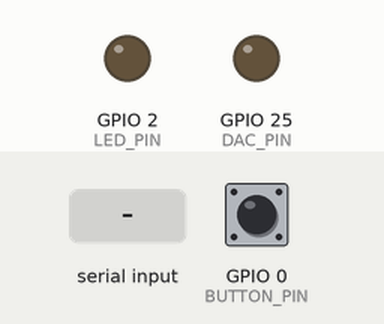
This sketch was run on a simulated ESP32. Parts: output pins drawn as LEDs (lit = HIGH). The inputs (shaded band) are chosen by the test bench; at power-on: GPIO 0 (BUTTON_PIN) HIGH. What the sketch prints to the serial monitor is not drawn.

Above: at 0.0 s.
At 0.8 s:
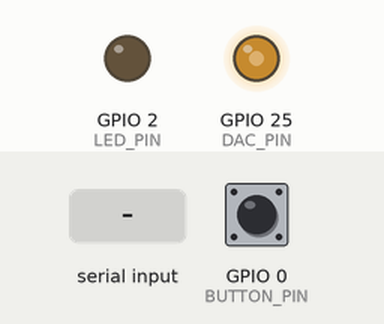
At 1.3 s:
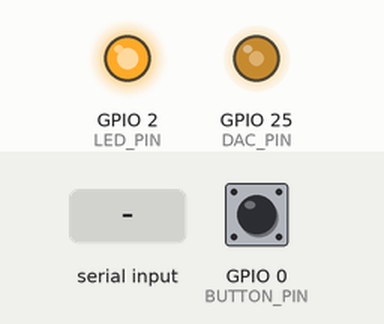
Timing chart, 0 to 2.6 s (numbered marks = the images above; inputs shaded):
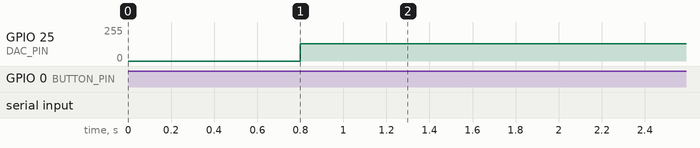

The sketch:

ESP32_HW104_Audio.ino
```cpp
/*
 * ==============================================================================
 *  ESP32 + PAM8403 (HW-104) Audio Player Test - Crystal Clear Voice
 *  Speech: "Hello Rishi, main hoon aap ki AI agent"
 * ==============================================================================
 *  ⚠️ NOTE FOR USER:
 *  This sketch is ONLY a standalone audio test for PAM8403 amplifier wiring.
 *  For the FULL SAHYOG AI Assistant (WiFi + MQTT + OLED + Touch + Web Sync),
 *  open and flash: esp32/SAHYOG_ESP32/SAHYOG_ESP32.ino !
 * ==============================================================================
 *
 *  WHY WAS THE VOICE "TEARING"?
 *  -------------------------------------------------------------
 *  1. PAM8403 has 16x (24dB) hardware gain! ESP32 DAC outputs 3.3V peak-to-peak.
 *     Feeding 3.3V into a 16x amplifier over-drives it by 10x, causing massive
 *     rail-clipping (the harsh "tearing" / buzzing sound).
 *  2. Upgraded sample rate from 8kHz to 16kHz for natural, smooth voice.
 *  3. Added software attenuation (default 25%) so PAM8403 gets clean ~0.8Vpp.
 *  4. Drift-free 64-bit timing eliminates stutter and timing jitter.
 *
 *  HARDWARE CONNECTIONS:
 *  -------------------------------------------------------------
 *  ESP32 Pin               PAM8403 Pin
 *  -------------------------------------------------------------
 *  GPIO 25 (DAC1)   -----> L or R (Audio Input)
 *  GND              -----> ⏚ (Audio GND & Power GND)
 *  5V (VIN)         -----> +5V / VCC
 *
 *  Speaker:
 *  L+ and L-        -----> Speaker terminals (4Ω or 8Ω)
 *  (Do NOT connect speaker - to GND!)
 *  -------------------------------------------------------------
 *
 *  LIVE VOLUME CONTROLS (via Serial Monitor at 115200 baud):
 *  - Type '+' to increase volume
 *  - Type '-' to decrease volume
 *  - Type a number 1-100 to set volume directly (e.g. "30")
 *  - Press SPACE or BOOT button (GPIO 0) to replay immediately
 * ==============================================================================
 */

#include <Arduino.h>
#include "audio_data.h"

// ─── Pin Configuration ───────────────────────────────────────
#define DAC_PIN           25   // Built-in DAC Channel 1 (GPIO 25)
#define BUTTON_PIN        0    // BOOT button on ESP32 (active LOW)
#define LED_PIN           2    // Built-in LED

// ─── Volume Configuration ────────────────────────────────────
// 20% to 35% is the sweet spot for PAM8403 to prevent input clipping!
// Range: 1 to 100 (%)
int currentVolume = 28;

// ─── Soft-Ramp Helper ────────────────────────────────────────
// Smoothly ramps DAC to target value to avoid amplifier 'thump'
void dacRamp(uint8_t fromVal, uint8_t toVal, uint16_t stepDelayUs = 120) {
  if (fromVal < toVal) {
    for (int v = fromVal; v <= toVal; v++) {
      dacWrite(DAC_PIN, (uint8_t)v);
      delayMicroseconds(stepDelayUs);
    }
  } else {
    for (int v = fromVal; v >= toVal; v--) {
      dacWrite(DAC_PIN, (uint8_t)v);
      delayMicroseconds(stepDelayUs);
    }
  }
}

// ─── Audio Playback Function ─────────────────────────────────
void playAudio() {
  Serial.printf("\n🔊 [PLAYING] Volume: %d%% | Rate: %d Hz | Samples: %d\n",
                currentVolume, AUDIO_SAMPLE_RATE, AUDIO_SAMPLE_COUNT);
  digitalWrite(LED_PIN, HIGH);

  // Read first sample and apply volume scaling
  uint8_t first_raw = pgm_read_byte(&(audio_data[0]));
  int16_t first_centered = (int16_t)first_raw - 128;
  uint8_t first_sample = 128 + ((first_centered * currentVolume) / 100);

  // Soft ramp-up from silence (128)
  dacRamp(128, first_sample, 80);

  // Precise 64-bit timing anchor to prevent cumulative drift
  uint64_t startTimeUs = esp_timer_get_time();

  for (uint32_t i = 0; i < AUDIO_SAMPLE_COUNT; i++) {
    // Read raw 8-bit sample from flash
    uint8_t raw = pgm_read_byte(&(audio_data[i]));

    // Scale audio around 128 (audio zero point)
    // This reduces the 3.3V swing down to a clean signal that doesn't clip PAM8403
    int16_t centered = (int16_t)raw - 128;
    int16_t scaled = 128 + ((centered * currentVolume) / 100);
    uint8_t output = (uint8_t)constrain(scaled, 0, 255);

    // Output to DAC pin
    dacWrite(DAC_PIN, output);

    // Calculate exact microsecond timestamp for the next sample
    // Formula: startTime + (sample_index * 1,000,000 / sample_rate)
    uint64_t targetTimeUs = startTimeUs + ((uint64_t)(i + 1) * 1000000ULL) / AUDIO_SAMPLE_RATE;

    while (esp_timer_get_time() < targetTimeUs) {
      // Precise microsecond wait
    }
  }

  // Soft ramp-down back to 128 (center DC)
  uint8_t last_raw = pgm_read_byte(&(audio_data[AUDIO_SAMPLE_COUNT - 1]));
  int16_t last_centered = (int16_t)last_raw - 128;
  uint8_t last_sample = 128 + ((last_centered * currentVolume) / 100);
  dacRamp(last_sample, 128, 80);

  digitalWrite(LED_PIN, LOW);
  Serial.println("✅ [FINISHED] Done playing.");
}

// ─── Setup ───────────────────────────────────────────────────
void setup() {
  Serial.begin(115200);
  delay(800);

  pinMode(LED_PIN, OUTPUT);
  pinMode(BUTTON_PIN, INPUT_PULLUP);

  // Set initial DAC voltage to silence (128 = ~1.65V DC midpoint)
  dacWrite(DAC_PIN, 128);

  Serial.println("\n========================================================");
  Serial.println("  ESP32 + PAM8403 Clean Audio Player");
  Serial.println("  \"Hello Rishi, main hoon aap ki AI agent\"");
  Serial.println("========================================================");
  Serial.printf("  Sample Rate  : %d Hz (High Quality 16kHz)\n", AUDIO_SAMPLE_RATE);
  Serial.printf("  Default Vol  : %d%% (Tuned to eliminate tearing)\n", currentVolume);
  Serial.println("  Output       : GPIO 25 (DAC1) -> PAM8403 Input");
  Serial.println("--------------------------------------------------------");
  Serial.println("  Commands in Serial Monitor:");
  Serial.println("    '+' : Increase Volume (+5%)");
  Serial.println("    '-' : Decrease Volume (-5%)");
  Serial.println("    '30': Set volume to 30% (type any number 1-100)");
  Serial.println("    ' ' : (Spacebar) or BOOT button to Replay");
  Serial.println("========================================================\n");

  delay(400);

  // Play immediately on boot!
  playAudio();
}

// ─── Main Loop ───────────────────────────────────────────────
void loop() {
  static uint32_t lastPlayTime = millis();
  const uint32_t AUTO_REPEAT_MS = 5000; // Repeat every 5 seconds

  // Handle Serial input for live volume tuning
  if (Serial.available()) {
    String input = Serial.readStringUntil('\n');
    input.trim();

    if (input == "+") {
      currentVolume = constrain(currentVolume + 5, 5, 100);
      Serial.printf("🔊 Volume set to: %d%%\n", currentVolume);
      playAudio();
      lastPlayTime = millis();
    } else if (input == "-") {
      currentVolume = constrain(currentVolume - 5, 5, 100);
      Serial.printf("🔉 Volume set to: %d%%\n", currentVolume);
      playAudio();
      lastPlayTime = millis();
    } else if (input == " " || input.equalsIgnoreCase("play")) {
      playAudio();
      lastPlayTime = millis();
    } else if (input.toInt() > 0) {
      currentVolume = constrain(input.toInt(), 5, 100);
      Serial.printf("🔊 Volume set to: %d%%\n", currentVolume);
      playAudio();
      lastPlayTime = millis();
    }
  }

  // Check BOOT button (GPIO 0)
  if (digitalRead(BUTTON_PIN) == LOW) {
    delay(50);
    if (digitalRead(BUTTON_PIN) == LOW) {
      Serial.println("👉 [BOOT BUTTON] Playing audio...");
      playAudio();
      lastPlayTime = millis();
      while (digitalRead(BUTTON_PIN) == LOW) {
        delay(10);
      }
    }
  }

  // Note: Auto-repeat loop removed so it doesn't loop endlessly!
  // To replay, press BOOT button (GPIO 0) or press Spacebar in Serial Monitor.
}
```

Source omitted: audio_data.h (data table, 386200 bytes)
